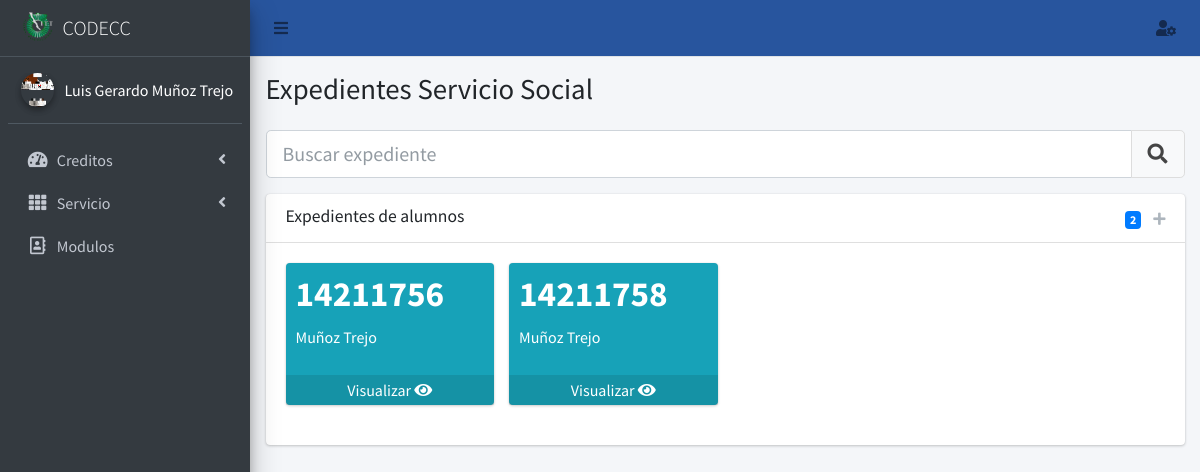
Page /expedienteServicio/ (signed in) on the committed database.
### core/models.py (models this page shows, shortened)
class Perfil(models.Model):
    user=models.OneToOneField(User,null=True,on_delete=models.SET_NULL)
    nombre=models.CharField(max_length=56, blank=False, null=False)
    apellido_paterno=models.CharField(max_length=56, blank=False, null=False)
    apellido_materno=models.CharField(max_length=56, blank=False, null=False)
    modulo=models.ManyToManyField(Modulo, blank=True)
    email_institucional=models.CharField(max_length=126, blank=False, null=False, validators=[RegexValidator(regex=r'(^[a-zA-Z0-9_.+-]+@tectijuana.edu.mx+$)|(^[a-zA-Z0-9_.+-]+@tectijuana.tecnm.mx+$)',message="El formato del correo debe ser @tectijuana.edu.mx")])
    foto=models.ImageField(upload_to=rename_folder_photo, max_length=126, blank=True, null=True)
    estado=models.BooleanField(default=False)
    created_at = models.DateTimeField("Creado ", auto_now_add=True)
    updated_at = models.DateTimeField("Actualizado ", auto_now=True)
    class Meta:
        verbose_name="Perfil"
        verbose_name_plural="Perfiles"

class Expediente_Servicio(models.Model):
    matricula=models.CharField(max_length=56, blank=False, null=False)
    nombre=models.CharField(max_length=56, blank=False, null=False)
    apellido_paterno=models.CharField(max_length=56, blank=False, null=False)
    apellido_materno=models.CharField(max_length=56, blank=False, null=False)
    perfil=models.ForeignKey(Perfil, null=True,on_delete=models.SET_NULL)
    estado=models.BooleanField(default=True)
    created_at = models.DateTimeField("Creado ", auto_now_add=True)
    updated_at = models.DateTimeField("Actualizado ", auto_now=True)
    class Meta:
        verbose_name="Expediente de Servicio"
        verbose_name_plural="Expedientes de Servicio"
    def __str__(self):
        return str(self.matricula)

### core/views.py (the view)
# urls.py: path('expedienteServicio/',views.expedienteServicio,name='expedienteServicio'),
@login_required(login_url='login_docente')
def expedienteServicio(request):
    expedientes=Expediente_Servicio.objects.filter(perfil__user=request.user.id,estado=True).order_by("matricula")
    print(expedientes)
    contexto={
        'titulo': "Expedientes Servicio Social",
        'usuario': Perfil.objects.get(user=request.user.id),
        'expedientes':expedientes,
        'total_expedientes': expedientes.count()
    }
    return render(request,"servicio/expediente.html",contexto)

### core/templatetags/templates.py (called while the page is built)
@register.filter(name='has_group')
def has_group(user, group_name):
       groups = user.groups.all().values_list('name', flat=True)
       return True if group_name in groups else False

@register.simple_tag
def loadsession(user):
       bandera=False
       data=Perfil.objects.get(user=user)
       if data.estado:
              bandera=True
       return bandera

### templates/servicio/expediente.html (shortened to what this page needs)
{%extends 'docente/inicio.html' %}
{% load staticfiles %}
{%load templates%}
{%block content%}
    <div class="col-lg-12">
      {%if request.user|has_group:"Servicio" or request.user.is_superuser%}
        <div class="form-group">
            <div class="input-group input-group-lg">
                <input id="search" autocomplete="off" class="form-control form-control-lg" placeholder="Buscar expediente">
                <div class="input-group-append">
                    <button class="btn btn-lg btn-default" style="cursor: auto; pointer-events: none;">
                        <i class="fa fa-search"></i>
                    </button>
                </div>
            </div>
        </div>
        <div class="card contenedor">
        <div class="card-header">
          <h5 class="card-title">Expedientes de alumnos</h5>
          <div class="card-tools">
            <span id="count" title="Total expedientes" class="badge badge-primary">{{total_expedientes}}</span>
            <button type="button" class="btn btn-tool agregar" title="Agregar expediente" data-toggle="modal" data-target="#modal-default">
              <i class="fas fa-plus"></i>
            </button>
          </div>
        </div>
        <div class="card-body expediente">
            <div class="row" id="contenedor-expediente">
                {%for exp in expedientes %}
                <div class="col-lg-3 col-6 data-info">
                    <div class="small-box bg-info">
                        <div class="inner">
                        <h3 name="{{exp.matricula}}">{{exp.matricula}}</h3>
                        <p>{{exp.apellido_paterno}} {{exp.apellido_materno}}</p>
                        </div>
                      <a href="{%url 'detalle_expediente_servicio' id=exp.id %}?matricula={{exp.matricula}}" class="small-box-footer">Visualizar <i class="fas fa-eye"></i></a>
                    </div>
                  </div>
                  {%endfor%}
              </div>
              </div>
        </div>
      {%else%}
      <p>No tienes permisos para poder realizar esta accion</p>
      {%endif%}
      </div>
{%endblock content%}

### templates/docente/aside.html (shortened to what this page needs)
{%load templates%}
 <aside class="main-sidebar sidebar-dark-primary elevation-4">
    <a href="" class="brand-link">
      <img src="/static/img/logo_TECT.png" alt="Logo TecNM" class="brand-image" style="opacity: .8">
      <span class="brand-text font-weight-light">CODECC</span>
    </a>
    <div class="sidebar">
      <div class="user-panel mt-3 pb-3 mb-3 d-flex">
        <div class="image">
          {%if usuario.foto%}
          <img src="{{usuario.foto.url}}" class="img-circle elevation-2" alt="User Image">
          {%else%}
          <img src="/static/img/usernone.png" class="img-circle elevation-2" alt="User Image">
          {%endif%}
        </div>
        <div class="info">
          <span style="color: white;">{{usuario.nombre}} {{usuario.apellido_paterno}} {{usuario.apellido_materno}}</span>
        </div>
      </div>
      <nav class="mt-2">
        <ul class="nav nav-pills nav-sidebar flex-column" data-widget="treeview" role="menu" data-accordion="false">
          {% if request.user|has_group:"Docente" or request.user.is_superuser %}
          <li class="nav-item">
            <a href="#" class="nav-link">
              <i class="nav-icon fas fa-tachometer-alt"></i>
              <p>
                Creditos
                <i class="right fas fa-angle-left"></i>
              </p>
            </a>
          </li>
          {%endif%}
          {% if request.user|has_group:"Servicio" or request.user.is_superuser %}
          <li class="nav-item">
            <a href="#" class="nav-link">
              <i class="nav-icon fas fa-th"></i>
              <p>
                Servicio
                <i class="right fas fa-angle-left"></i>
              </p>
            </a>
          </li>
          {%endif%}
          {% if request.user.is_superuser %}
          <li class="nav-item">
            <a href="{%url 'modulo'%}" class="nav-link">
              <i class="nav-icon far fa-address-book"></i>
              <p>
                Modulos
              </p>
            </a>
          </li>
          {%endif%}
        </ul>
      </nav>
    </div>
  </aside>

### templates/servicio/expediente.html (style rules this page uses)
.contenedor { max-height: 400px; }
.expediente { overflow-x: auto; }

### rows in the picture
Perfil: foto (picture), nombre "Luis Gerardo", apellido_paterno "Muñoz", apellido_materno "Trejo"
Expediente_Servicio: matricula "14211756", apellido_paterno "Muñoz", apellido_materno "Trejo"
Expediente_Servicio: matricula "14211758", apellido_paterno "Muñoz", apellido_materno "Trejo"

### other values in the picture
{{ titulo }} "Expedientes Servicio Social"
{{ total_expedientes }} "2"
